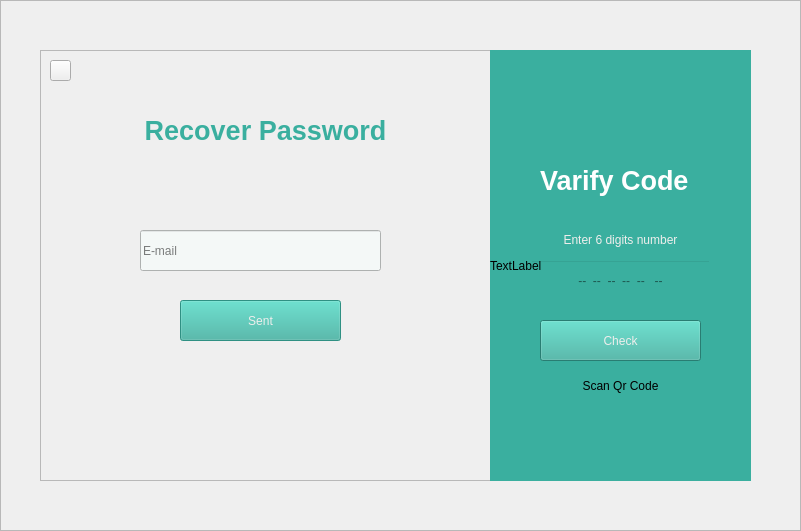
   <widget class="QFrame" name="Recover_FRM_2">
    <property name="geometry">
     <rect>
      <x>990</x>
      <y>590</y>
      <width>801</width>
      <height>531</height>
     </rect>
    </property>
    <property name="frameShape">
     <enum>QFrame::StyledPanel</enum>
    </property>
    <property name="frameShadow">
     <enum>QFrame::Raised</enum>
    </property>
    <widget class="QLabel" name="label_5">
     <property name="geometry">
      <rect>
       <x>0</x>
       <y>0</y>
       <width>801</width>
       <height>541</height>
      </rect>
     </property>
     <property name="text">
      <string/>
     </property>
     <property name="pixmap">
      <pixmap>images/b-1.jpg</pixmap>
     </property>
    </widget>
    <widget class="QFrame" name="frame_2">
     <property name="geometry">
      <rect>
       <x>40</x>
       <y>50</y>
       <width>711</width>
       <height>431</height>
      </rect>
     </property>
     <property name="frameShape">
      <enum>QFrame::StyledPanel</enum>
     </property>
     <property name="frameShadow">
      <enum>QFrame::Raised</enum>
     </property>
     <widget class="QFrame" name="frame_14">
      <property name="geometry">
       <rect>
        <x>0</x>
        <y>0</y>
        <width>451</width>
        <height>431</height>
       </rect>
      </property>
      <property name="frameShape">
       <enum>QFrame::StyledPanel</enum>
      </property>
      <property name="frameShadow">
       <enum>QFrame::Raised</enum>
      </property>
      <widget class="QLineEdit" name="Username_LE_4">
       <property name="enabled">
        <bool>false</bool>
       </property>
       <property name="geometry">
        <rect>
         <x>100</x>
         <y>180</y>
         <width>241</width>
         <height>41</height>
        </rect>
       </property>
       <property name="cursor">
        <cursorShape>IBeamCursor</cursorShape>
       </property>
       <property name="styleSheet">
        <string notr="true">background-color: rgb(244, 248, 247);</string>
       </property>
       <property name="cursorPosition">
        <number>0</number>
       </property>
       <property name="placeholderText">
        <string>E-mail</string>
       </property>
       <property name="clearButtonEnabled">
        <bool>true</bool>
       </property>
      </widget>
      <widget class="QPushButton" name="Signin_BTN_4">
       <property name="enabled">
        <bool>false</bool>
       </property>
       <property name="geometry">
        <rect>
         <x>140</x>
         <y>250</y>
         <width>161</width>
         <height>41</height>
        </rect>
       </property>
       <property name="styleSheet">
        <string notr="true">color: rgb(238, 238, 236);
background-color: rgb(57, 175, 159);
</string>
       </property>
       <property name="text">
        <string>Sent</string>
       </property>
      </widget>
      <widget class="QPushButton" name="pushButton_4">
       <property name="geometry">
        <rect>
         <x>10</x>
         <y>10</y>
         <width>21</width>
         <height>21</height>
        </rect>
       </property>
       <property name="cursor">
        <cursorShape>PointingHandCursor</cursorShape>
       </property>
       <property name="text">
        <string/>
       </property>
       <property name="icon">
        <iconset>
         <normaloff>images/back.png</normaloff>images/back.png</iconset>
       </property>
      </widget>
      <widget class="QLabel" name="label_27">
       <property name="geometry">
        <rect>
         <x>0</x>
         <y>60</y>
         <width>451</width>
         <height>41</height>
        </rect>
       </property>
       <property name="text">
        <string>&lt;html&gt;&lt;head/&gt;&lt;body&gt;&lt;p&gt;&lt;span style=&quot; font-size:20pt; font-weight:600; color:#3aaf9f;&quot;&gt;Recover Password&lt;/span&gt;&lt;/p&gt;&lt;/body&gt;&lt;/html&gt;</string>
       </property>
       <property name="alignment">
        <set>Qt::AlignCenter</set>
       </property>
      </widget>
     </widget>
     <widget class="QFrame" name="Varify_FRM">
      <property name="geometry">
       <rect>
        <x>450</x>
        <y>0</y>
        <width>261</width>
        <height>431</height>
       </rect>
      </property>
      <property name="styleSheet">
       <string notr="true">background-color: rgb(58, 175, 159);</string>
      </property>
      <property name="frameShape">
       <enum>QFrame::StyledPanel</enum>
      </property>
      <property name="frameShadow">
       <enum>QFrame::Raised</enum>
      </property>
      <widget class="QLabel" name="label_13">
       <property name="geometry">
        <rect>
         <x>50</x>
         <y>110</y>
         <width>171</width>
         <height>41</height>
        </rect>
       </property>
       <property name="styleSheet">
        <string notr="true">background-color: transparent;</string>
       </property>
       <property name="text">
        <string>&lt;!DOCTYPE HTML PUBLIC &quot;-//W3C//DTD HTML 4.0//EN&quot; &quot;http://www.w3.org/TR/REC-html40/strict.dtd&quot;&gt;
&lt;html&gt;&lt;head&gt;&lt;meta name=&quot;qrichtext&quot; content=&quot;1&quot; /&gt;&lt;style type=&quot;text/css&quot;&gt;
p, li { white-space: pre-wrap; }
&lt;/style&gt;&lt;/head&gt;&lt;body style=&quot; font-family:'Umpush Light'; font-size:10pt; font-weight:400; font-style:normal;&quot;&gt;
&lt;p style=&quot; margin-top:12px; margin-bottom:12px; margin-left:0px; margin-right:0px; -qt-block-indent:0; text-indent:0px;&quot;&gt;&lt;span style=&quot; font-family:'Ubuntu'; font-size:20pt; font-weight:600; color:#ffffff;&quot;&gt;Varify Code&lt;/span&gt;&lt;/p&gt;&lt;/body&gt;&lt;/html&gt;</string>
       </property>
      </widget>
      <widget class="QLabel" name="label_15">
       <property name="geometry">
        <rect>
         <x>50</x>
         <y>180</y>
         <width>161</width>
         <height>21</height>
        </rect>
       </property>
       <property name="styleSheet">
        <string notr="true">background-color: transparent;</string>
       </property>
       <property name="text">
        <string>&lt;html&gt;&lt;head/&gt;&lt;body&gt;&lt;p align=&quot;center&quot;&gt;&lt;span style=&quot; color:#eeeeec;&quot;&gt;Enter 6 digits number&lt;/span&gt;&lt;/p&gt;&lt;/body&gt;&lt;/html&gt;</string>
       </property>
      </widget>
      <widget class="QPushButton" name="Signup1_BTN_2">
       <property name="geometry">
        <rect>
         <x>50</x>
         <y>270</y>
         <width>161</width>
         <height>41</height>
        </rect>
       </property>
       <property name="cursor">
        <cursorShape>PointingHandCursor</cursorShape>
       </property>
       <property name="styleSheet">
        <string notr="true">color: rgb(238, 238, 236);
background-color: rgb(57, 175, 159);
</string>
       </property>
       <property name="text">
        <string>Check</string>
       </property>
      </widget>
      <widget class="QLineEdit" name="Username_LE_3">
       <property name="geometry">
        <rect>
         <x>40</x>
         <y>210</y>
         <width>181</width>
         <height>41</height>
        </rect>
       </property>
       <property name="cursor">
        <cursorShape>IBeamCursor</cursorShape>
       </property>
       <property name="styleSheet">
        <string notr="true">background-color: transparent;</string>
       </property>
       <property name="cursorPosition">
        <number>0</number>
       </property>
       <property name="alignment">
        <set>Qt::AlignCenter</set>
       </property>
       <property name="placeholderText">
        <string>--  --  --  --  --   --</string>
       </property>
       <property name="clearButtonEnabled">
        <bool>true</bool>
       </property>
      </widget>
      <widget class="QLabel" name="label_25">
       <property name="geometry">
        <rect>
         <x>0</x>
         <y>0</y>
         <width>261</width>
         <height>431</height>
        </rect>
       </property>
       <property name="text">
        <string>TextLabel</string>
       </property>
       <property name="scaledContents">
        <bool>true</bool>
       </property>
      </widget>
      <widget class="QPushButton" name="Forgotpass_BTN_3">
       <property name="geometry">
        <rect>
         <x>50</x>
         <y>320</y>
         <width>161</width>
         <height>31</height>
        </rect>
       </property>
       <property name="cursor">
        <cursorShape>PointingHandCursor</cursorShape>
       </property>
       <property name="toolTip">
        <string/>
       </property>
       <property name="text">
        <string>Scan Qr Code</string>
       </property>
       <property name="flat">
        <bool>true</bool>
       </property>
      </widget>
      <zorder>label_25</zorder>
      <zorder>label_15</zorder>
      <zorder>Signup1_BTN_2</zorder>
      <zorder>Username_LE_3</zorder>
      <zorder>label_13</zorder>
      <zorder>Forgotpass_BTN_3</zorder>
     </widget>
    </widget>
   </widget>
